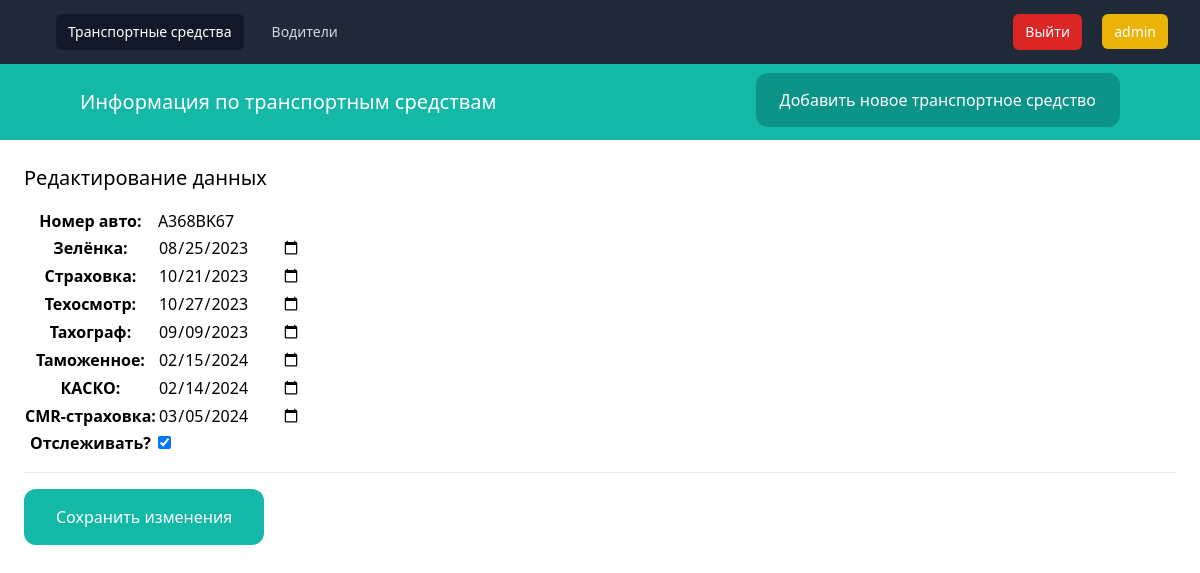
Page /4/car-edit/ (signed in) on the earlier database version.
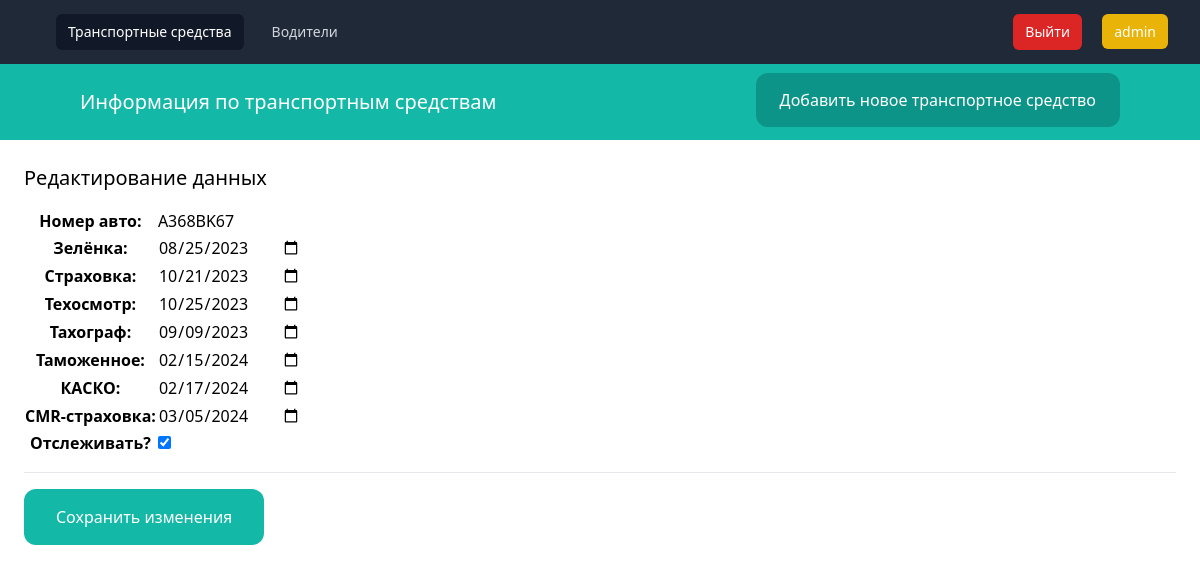
Same page on the later database version.
### database/models.py (models this page shows, shortened)
class Car(models.Model):
    number = models.CharField(verbose_name='Номер авто', max_length=10)
    green_card = models.DateField(verbose_name='Зелёнка', blank=True, null=True)
    strahovka = models.DateField(verbose_name='Страховка', blank=True, null=True)
    tehosmotr = models.DateField(verbose_name='Техосмотр', blank=True, null=True)
    tahograf = models.DateField(verbose_name='Тахограф', blank=True, null=True)
    tamogennoye = models.DateField(verbose_name='Таможенное', blank=True, null=True)
    kasko = models.DateField(verbose_name='КАСКО', blank=True, null=True)
    cmr_strahovka = models.DateField(verbose_name='CMR-страховка', blank=True, null=True)
    active = models.BooleanField(verbose_name='Отслеживать?', default=True)
    class Meta:
        verbose_name = 'Транспортное средство'
        verbose_name_plural = 'Транспортные средства'

### database/views.py (the view)
# urls.py: path('<int:pk>/car-edit/', car_edit, name='car_edit'),
@login_required
def car_edit(request, pk):
    car = Car.objects.get(pk=pk)
    if request.method == 'POST':
        form = AddCarForm(request.POST, instance=car)
        if form.is_valid():
            form.save()
            messages.success(request, 'Изменения были успешно сохранены.')
            return redirect('cars')
    else:
        form = AddCarForm(instance=car)
    return render(request, 'database/cars/edit_car.html', {'form': form})

### database/forms.py
class AddCarForm(forms.ModelForm):
    class Meta:
        model = Car
        fields = ('number', 'green_card', 'strahovka', 'tehosmotr',
                  'tahograf', 'tamogennoye', 'kasko', 'cmr_strahovka', 'active')

### database/templates/database/cars/edit_car.html (shortened to what this page needs)
{% extends 'database/cars/base.html'%}
{% block content %}
<div class="py-6 px-6">
    <h1 class="mb-4 text-xl">Редактирование данных</h1>
    <form method="post" action=".">
        <table>
            <tbody>
            <tr>
                <th><label for="id_number">Номер авто:</label></th>
                <td>
                    <input type="text" name="number" value="{{ form.number.value }}" maxlength="10" required="" id="id_number">
                </td>
            </tr>
            <tr>
                <th><label for="id_green_card">Зелёнка:</label></th>
                <td>
                    <input type="date" name="green_card" value="{{ form.green_card.value | date:'Y-m-d' }}" id="id_green_card">
                </td>
            </tr>
            <tr>
                <th><label for="id_strahovka">Страховка:</label></th>
                <td>
                    <input type="date" name="strahovka" value="{{ form.strahovka.value | date:'Y-m-d' }}" id="id_strahovka">
                </td>
            </tr>
            <tr>
                <th><label for="id_tehosmotr">Техосмотр:</label></th>
                <td>
                    <input type="date" name="tehosmotr" value="{{ form.tehosmotr.value | date:'Y-m-d' }}" id="id_tehosmotr">
                </td>
            </tr>
            <tr>
                <th><label for="id_tahograf">Тахограф:</label></th>
                <td>
                    <input type="date" name="tahograf" value="{{ form.tahograf.value | date:'Y-m-d' }}" id="id_tahograf">
                </td>
            </tr>
            <tr>
                <th><label for="id_tamogennoye">Таможенное:</label></th>
                <td>
                    <input type="date" name="tamogennoye" value="{{ form.tamogennoye.value | date:'Y-m-d' }}" id="id_tamogennoye">
                </td>
            </tr>
            <tr>
                <th><label for="id_kasko">КАСКО:</label></th>
                <td>
                    <input type="date" name="kasko" value="{{ form.kasko.value | date:'Y-m-d' }}" id="id_kasko">
                </td>
            </tr>
            <tr>
                <th><label for="id_cmr_strahovka">CMR-страховка:</label></th>
                <td>
                    <input type="date" name="cmr_strahovka" value="{{ form.cmr_strahovka.value | date:'Y-m-d' }}" id="id_cmr_strahovka">
                </td>
            </tr>
            <tr>
                <th><label for="id_active">Отслеживать?</label></th>
                <td>
                    <input type="checkbox" name="active" id="id_active" checked>
                </td>
            </tr>
            </tbody>
        </table>
        <hr class="my-4">
        <button class="py-4 px-8 bg-teal-500 text-white rounded-xl">Сохранить изменения</button>
    </form>
</div>
{% endblock %}

Differences in the rows shown:
changed Car "A368BK67": tehosmotr "10/27/2023" → "10/25/2023"; kasko "02/14/2024" → "02/17/2024"
